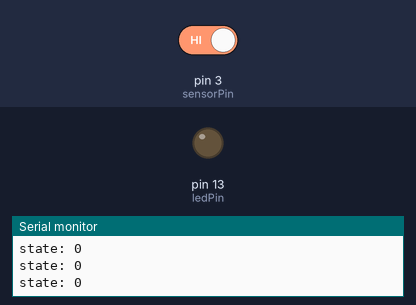
Recording of a sketch running on a simulated Arduino Uno, built with avr-gcc and run on an emulated ATmega328P. On the bench: output pins drawn as LEDs (lit = HIGH), the last lines printed to the serial monitor. The test bench sets the inputs (shaded band); at power-on: pin 3 (sensorPin) HIGH.

Above: at 1.2 s.
1.3 s: pin 3 (sensorPin) driven LOW
At 1.9 s:
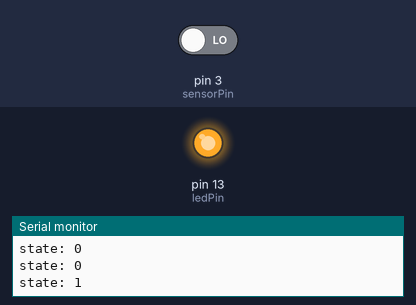
Timing chart, 0 to 4.3 s (numbered marks = the images above; inputs shaded):
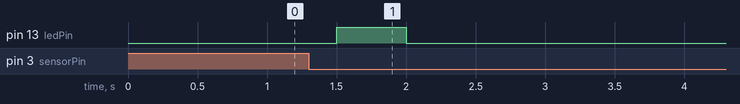

Measured:
- after the input at 1.3 s, pin 13 (ledPin): LOW → HIGH after 0.20 s, → LOW 0.50 s later

The sketch:

KnockInterrupt.ino
```cpp
/*
  Knock Switch - Interrupt

  There are only two interrupt pins on the Arduino Uno, they are mapped to pins
  2 and 3. See https://www.arduino.cc/en/Reference/attachInterrupt

  * Note: because most Arduinos have a built-in LED attached to pin 13 on the
  board, the LED is optional.
*/

// this constant won't change:
const int sensorPin = 3;      // the pin that the sensor which is Interrupts.
const int ledPin = 13;        // the pin that the LED is attached to

// variables will change:
unsigned char state = 0;      // current state of the sensor

void setup() {
  pinMode(ledPin, OUTPUT);    // initialize the shock pin as a input
  pinMode(sensorPin, INPUT);  // initialize the LED as an output

  // trigger the blink function when the falling edge is detected
  attachInterrupt(digitalPinToInterrupt(sensorPin), blink, FALLING);

  Serial.begin(9600);
  Serial.println("Arduino Examples - Knock Switch - Interrupt");
}

void loop() {
  Serial.print("state: ");  Serial.println (state);

  if (state != 0) {
    state = 0;
    digitalWrite(ledPin, HIGH);
  }
  else {
    digitalWrite(ledPin, LOW);
  }

  delay(500); //just here to slow down the output so it is easier to read
}

//Interrupts function
void blink() {
    state++;
}
```
